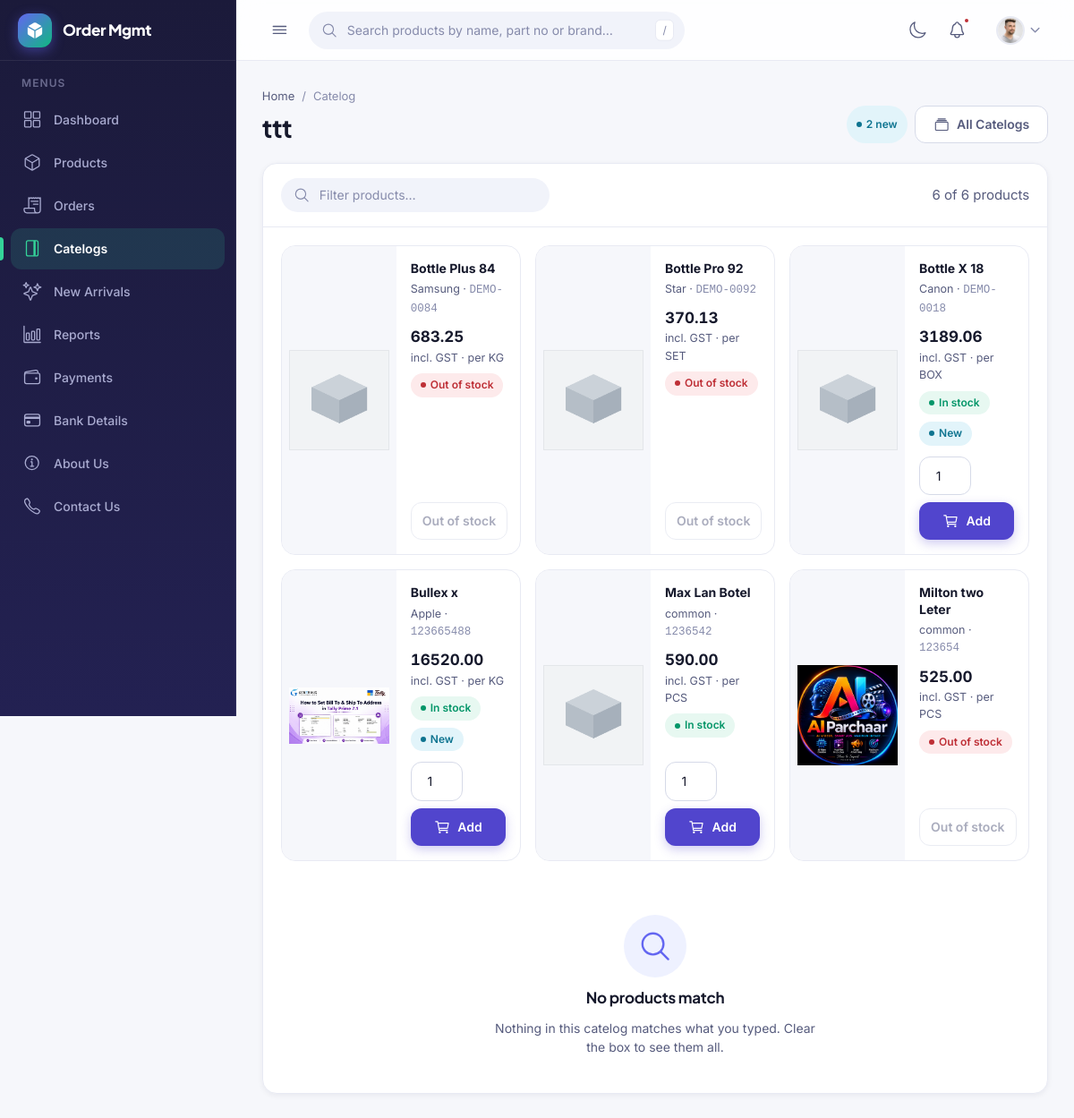
Screenshot of /catelog/3/ (signed in) with the database file from the repository.
### catelog/models.py (models this page shows, shortened)
class ProductGroup(models.Model):
    name = models.CharField(max_length=120, unique=True)
    created_at = models.DateTimeField(auto_now_add=True)
    updated_at = models.DateTimeField(auto_now=True)
    class Meta:
        abstract = True
        ordering = ["name"]

class Catelog(ProductGroup):
    products = models.ManyToManyField(Product, related_name="catelogs", blank=True)
    class Meta(ProductGroup.Meta):
        verbose_name = "Catelog"
        verbose_name_plural = "Catelogs"
    @property
    def new_arrival_count(self):
        return self.products.filter(new_arrivals__isnull=False).distinct().count()

### products/models.py (models this page shows, shortened)
class Product(models.Model):
    objects = ProductQuerySet.as_manager()
    class TaxType(models.TextChoices):
        INCLUSIVE = "inclusive", "Price includes GST"
        EXCLUSIVE = "exclusive", "Price excludes GST"
    GST_CHOICES = [
        (Decimal("0.00"), "0%"),
        (Decimal("1.00"), "1%"),
        (Decimal("2.00"), "2%"),
        (Decimal("3.00"), "3%"),
        (Decimal("5.00"), "5%"),
        (Decimal("12.00"), "12%"),
        (Decimal("18.00"), "18%"),
        (Decimal("28.00"), "28%"),
        (Decimal("40.00"), "40%"),
    ]
    name = models.CharField(max_length=200)
    partno = models.CharField("Part number", max_length=60, unique=True)
    brand = models.ForeignKey(Brand, on_delete=models.PROTECT, related_name="products")
    unit = models.ForeignKey(Unit, on_delete=models.PROTECT, related_name="products")
    hsn = models.CharField("HSN code", max_length=8)
    gst = models.DecimalField(
        "GST %", max_digits=5, decimal_places=2, choices=GST_CHOICES, default=Decimal("18.00")
    )
    price = models.DecimalField(max_digits=12, decimal_places=2)
    price_tax_type = models.CharField(
        "Price is",
        max_length=9,
        choices=TaxType.choices,
        default=TaxType.EXCLUSIVE,
        help_text="Whether the price above already has GST in it.",
    )
    stock = models.PositiveIntegerField(default=0)
    barcode = models.CharField(max_length=64, unique=True, null=True, blank=True)
    alias = models.CharField(max_length=120, blank=True)
    category = models.CharField(max_length=60, blank=True)
    retail_price = models.DecimalField(max_digits=12, decimal_places=2, default=Decimal("0.00"))
    wholesale_price = models.DecimalField(max_digits=12, decimal_places=2, default=Decimal("0.00"))
    tally_guid = models.CharField(max_length=120, blank=True)
    is_active = models.BooleanField(default=True)
    desc = models.TextField("Description", blank=True)
    image_front = models.ImageField("Front image", upload_to="products/", blank=True)
    image_back = models.ImageField("Back image", upload_to="products/", blank=True)
    image_left = models.ImageField("Left image", upload_to="products/", blank=True)
    image_right = models.ImageField("Right image", upload_to="products/", blank=True)
    created_at = models.DateTimeField(auto_now_add=True)
    updated_at = models.DateTimeField(auto_now=True)
    class Meta:
        ordering = ["name"]
    LOW_STOCK_AT = 5
    @property
    def stock_status(self):
        if self.stock == 0:
            return "out"
        if self.stock <= self.LOW_STOCK_AT:
            return "low"
        return "instock"
    @property
    def stock_label(self):
        return {"out": "Out of stock", "low": "Low stock", "instock": "In stock"}[self.stock_status]
    @property
    def stock_badge(self):
        return {"out": "danger", "low": "warning", "instock": "success"}[self.stock_status]
    @staticmethod
    def _url(field):
        return field.url if field else static(DEFAULT_IMAGE)
    @property
    def front_url(self):
        return self._url(self.image_front)
    @staticmethod
    def _dec(value):
        return value if isinstance(value, Decimal) else Decimal(str(value))
    @property
    def price_including_gst(self):
        if self.price_tax_type == self.TaxType.INCLUSIVE:
            return self._dec(self.price)
        rate = 1 + self._dec(self.gst) / 100
        return (self._dec(self.price) * rate).quantize(Decimal("0.01"))

class Brand(models.Model):
    name = models.CharField(max_length=120, unique=True)
    created_at = models.DateTimeField(auto_now_add=True)
    updated_at = models.DateTimeField(auto_now=True)
    class Meta:
        ordering = ["name"]
    def __str__(self):
        return self.name

class Unit(models.Model):
    name = models.CharField(max_length=20, unique=True)
    created_at = models.DateTimeField(auto_now_add=True)
    updated_at = models.DateTimeField(auto_now=True)
    class Meta:
        ordering = ["name"]
    def __str__(self):
        return self.name

### catelog/views.py (the view)
# urls.py: path("<int:pk>/", views.detail, name="detail"),
def detail(request, pk):
    catelog = get_object_or_404(Catelog, pk=pk)
    products = catelog.products.select_related("brand", "unit").prefetch_related("new_arrivals")
    return render(request, "catelog/catelog_detail.html", {
        "catelog": catelog,
        "products": products,
    })

### delaer/context_processors.py (called while the page is built)
def roles(request):
    user = getattr(request, "user", None)
    if user is None or not user.is_authenticated:
        return {"user_is_sales": False, "user_is_manager": False, "user_is_dealer": False}
    from myorder.views import is_manager, is_sales
    return {
        "user_is_sales": is_sales(user),
        "user_is_manager": is_manager(user),
        "user_is_dealer": hasattr(user, "dealer_profile"),
    }

### myorder/views.py (called while the page is built)
def is_manager(user):
    return (
        user.is_superuser
        or user.is_staff
        or user.groups.filter(name="Management").exists()
    )

def is_sales(user):
    return (
        user.is_authenticated
        and SalesExecutive.objects.filter(user=user, is_active=True).exists()
    )

### templates/catelog/catelog_detail.html (shortened to what this page needs)
{% extends "mybase.html" %}
{% load static %}
{% block page_path %}Catelog{% endblock %}
{% block page_title %}{{ catelog.name }}{% endblock %}
{% block content %}
<div class="page-head__actions">
    {% if catelog.new_arrival_count %}
    <span class="badge badge--info">{{ catelog.new_arrival_count }} new</span>
    {% endif %}
    <a class="btn btn--ghost" href="{% url 'catelog:catelog' %}">
        <ion-icon name="albums-outline"></ion-icon> All Catelogs
    </a>
</div>
</div>
<section class="panel">
    <div class="toolbar">
        <div class="search">
            <ion-icon name="search-outline"></ion-icon>
            <input type="search" placeholder="Filter products…" aria-label="Filter products"
                data-search-target="#catelogProducts">
        </div>
        <span class="muted"><span data-visible-count>{{ products|length }}</span> of {{ products|length }} product{{ products|length|pluralize }}</span>
    </div>
    {% include "catelog/_product_cards.html" with grid_id="catelogProducts" empty_title="This catelog is empty" empty_text="Add products to it in the admin." %}
    <div class="empty" data-empty hidden>
        <ion-icon name="search-outline"></ion-icon>
        <h3>No products match</h3>
        <p>Nothing in this catelog matches what you typed. Clear the box to see them all.</p>
    </div>
</section>
{% endblock %}

### templates/mybase.html (shortened to what this page needs)
{% load static %}
<!DOCTYPE html>
<html lang="en">
<head>
    <link rel="stylesheet" href="{% static 'assets/css/style.css' %}">
</head>
<body>
    <div class="app" id="app">
        <aside class="sidebar">
            <div class="sidebar__brand">
                <span class="sidebar__logo"><ion-icon name="cube"></ion-icon></span>
                <span class="sidebar__name">Order Mgmt</span>
            </div>
            <nav class="sidebar__nav" id="sidebarNav" aria-label="Main navigation">
                {% with view=request.resolver_match.view_name %}
                <div class="nav__section">Menus</div>
                <a href="{% url 'dashboard:dashboard' %}" class="nav__link{% if view == 'dashboard:dashboard' or view == 'mybase' %} is-active{% endif %}" data-tip="Dashboard">
                    <ion-icon name="grid-outline"></ion-icon>
                    <span class="nav__label">Dashboard</span>
                </a>
                <a href="{% url 'products:products' %}" class="nav__link{% if view == 'products:products' %} is-active{% endif %}" data-tip="Products">
                    <ion-icon name="cube-outline"></ion-icon>
                    <span class="nav__label">Products</span>
                </a>
                <a href="{% url 'myorder:myorder' %}" class="nav__link{% if 'myorder' in view %} is-active{% endif %}" data-tip="Orders">
                    <ion-icon name="receipt-outline"></ion-icon>
                    <span class="nav__label">Orders</span>
                </a>
                <a href="{% url 'catelog:catelog' %}" class="nav__link{% if view == 'catelog:catelog' or view == 'catelog:detail' %} is-active{% endif %}" data-tip="Catelogs">
                    <ion-icon name="journal-outline"></ion-icon>
                    <span class="nav__label">Catelogs</span>
                </a>
                <a href="{% url 'catelog:new_arrival' %}" class="nav__link{% if view == 'catelog:new_arrival' %} is-active{% endif %}" data-tip="New Arrivals">
                    <ion-icon name="sparkles-outline"></ion-icon>
                    <span class="nav__label">New Arrivals</span>
                </a>
                <a href="{% url 'reports:reports' %}" class="nav__link{% if 'reports' in view %} is-active{% endif %}" data-tip="Reports">
                    <ion-icon name="bar-chart-outline"></ion-icon>
                    <span class="nav__label">Reports</span>
                </a>
                <a href="{% url 'payment:payment' %}" class="nav__link{% if view == 'payment:payment' %} is-active{% endif %}" data-tip="Payments">
                    <ion-icon name="wallet-outline"></ion-icon>
                    <span class="nav__label">Payments</span>
                </a>
                <a href="{% url 'bankdetails:bankdetails' %}" class="nav__link{% if view == 'bankdetails:bankdetails' %} is-active{% endif %}" data-tip="Bank Details">
                    <ion-icon name="card-outline"></ion-icon>
                    <span class="nav__label">Bank Details</span>
                </a>
                <a href="{% url 'about:about' %}" class="nav__link{% if view == 'about:about' %} is-active{% endif %}" data-tip="About Us">
                    <ion-icon name="information-circle-outline"></ion-icon>
                    <span class="nav__label">About Us</span>
                </a>
                <a href="{% url 'contact:contact' %}" class="nav__link{% if view == 'contact:contact' %} is-active{% endif %}" data-tip="Contact Us">
                    <ion-icon name="call-outline"></ion-icon>
                    <span class="nav__label">Contact Us</span>
                </a>
                {% endwith %}
            </nav>
        </aside>
        <div class="app__main">
            <header class="topbar">
                <button class="icon-btn" id="navToggle" aria-label="Toggle navigation"
                    aria-expanded="false" aria-controls="sidebarNav">
                    <ion-icon name="menu-outline"></ion-icon>
                </button>
                <div class="search" data-suggest data-suggest-url="{% url 'products:suggest' %}"
                    data-suggest-list="{% url 'products:products' %}">
                    <ion-icon name="search-outline"></ion-icon>
                    <input type="search" placeholder="Search products by name, part no or brand…"
                        aria-label="Search products" autocomplete="off" role="combobox"
                        aria-expanded="false" aria-autocomplete="list" aria-controls="searchHits">
                    <kbd>/</kbd>
                </div>
                <div class="topbar__actions">
                    <button class="icon-btn" id="themeToggle" aria-label="Toggle dark mode">
                        <ion-icon name="moon-outline"></ion-icon>
                    </button>
                    <button class="icon-btn" data-dot aria-label="Notifications">
                        <ion-icon name="notifications-outline"></ion-icon>
                    </button>
                    <div class="menu">
                        <button class="menu__trigger" id="userMenuBtn" aria-haspopup="true"
                            aria-expanded="false" aria-controls="userMenu" aria-label="Account menu">
                            <span class="avatar avatar--sm">
                                <img src="{% static 'assets/imgs/customer01.jpg' %}" alt="">
                            </span>
                            <ion-icon class="menu__caret" name="chevron-down-outline"></ion-icon>
                        </button>
                    </div>
                </div>
            </header>
            <main class="content">
                <div class="page-head">
                    <div>
                        <nav class="breadcrumb" aria-label="Breadcrumb">
                            <a href="../Dashboard/dashboard.html">Home</a><span>/</span><span>{% block page_path %}My Base File{% endblock %}</span>
                        </nav>
                        <h1 class="page-title">{% block page_title %}My Base File{% endblock %}</h1>
                    </div>
                    {% block content %}
                    {% endblock %}
            </main>
        </div>
    </div>
</body>
</html>

### templates/catelog/_product_cards.html (shortened to what this page needs)
<div class="product-grid" id="{{ grid_id }}">
    {% for p in products %}
    <article class="product-card" data-status="{{ p.stock_status }}">
        <a class="product-card__media" href="{% url 'products:detail' p.pk %}">
            <img src="{{ p.front_url }}" alt="{{ p.name }}" loading="lazy">
        </a>
        <div class="product-card__main">
            <div class="product-card__body">
                <a class="product-card__name" href="{% url 'products:detail' p.pk %}">{{ p.name }}</a>
                <small class="muted">{{ p.brand }} &middot; <code class="dim">{{ p.partno }}</code></small>
                <div class="product-card__price">
                    <span class="product-card__amount">{{ p.price_including_gst }}</span>
                    <small class="muted">incl. GST &middot; per {{ p.unit }}</small>
                </div>
                <span class="card-tags">
                    <span class="badge badge--{{ p.stock_badge }}">{{ p.stock_label }}</span>
                    {% if p.new_arrivals.all %}<span class="badge badge--info">New</span>{% endif %}
                </span>
            </div>
            <form class="product-card__foot" method="post"
                  action="{% url 'myorder:add_to_cart' p.pk %}">
                {% if p.stock > 0 %}
                <input class="input" type="number" name="qty" value="1" min="1" max="{{ p.stock }}"
                       aria-label="Quantity for {{ p.name }}">
                <button class="btn btn--primary" type="submit">
                    <ion-icon name="cart-outline"></ion-icon> Add
                </button>
                {% else %}
                <button class="btn btn--ghost" type="button" disabled>Out of stock</button>
                {% endif %}
            </form>
        </div>
    </article>
    {% empty %}
    <div class="empty">
        <ion-icon name="cube-outline"></ion-icon>
        <h3>{{ empty_title }}</h3>
        <p>{{ empty_text }}</p>
    </div>
    {% endfor %}
</div>

### rows the page displays
Catelog: name "ttt", new_arrival_count "2"
Product: name "Bottle Plus 84", brand "Samsung", partno "DEMO-0084", price_including_gst "683.25", unit "KG", stock_label "Out of stock"
Product: name "Bottle Pro 92", brand "Star", partno "DEMO-0092", price_including_gst "370.13", unit "SET", stock_label "Out of stock"
Product: name "Bottle X 18", brand "Canon", partno "DEMO-0018", price_including_gst "3189.06", unit "BOX", stock_label "In stock", shows "New"
Product: front_url (picture), name "Bullex x", brand "Apple", partno "123665488", price_including_gst "16520.00", unit "KG", stock_label "In stock", shows "New"
Product: name "Max Lan Botel", brand "common", partno "1236542", price_including_gst "590.00", unit "PCS", stock_label "In stock"
Product: front_url (picture), name "Milton two Leter", brand "common", partno "123654", price_including_gst "525.00", unit "PCS", stock_label "Out of stock"

### other values shown
{{ products|length }} "6"
